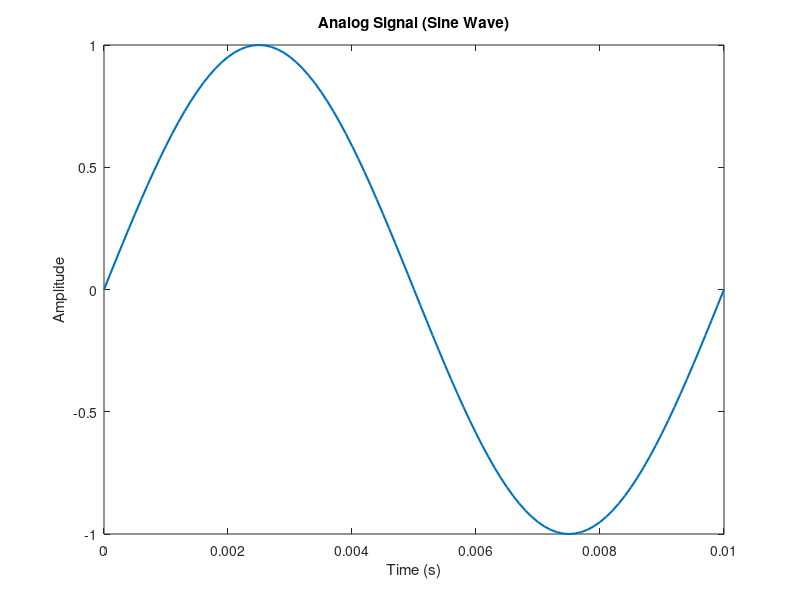
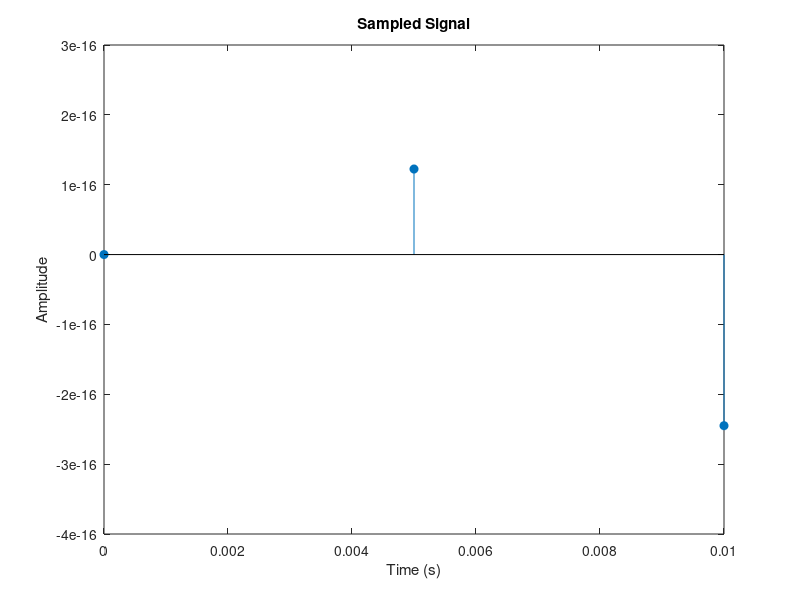
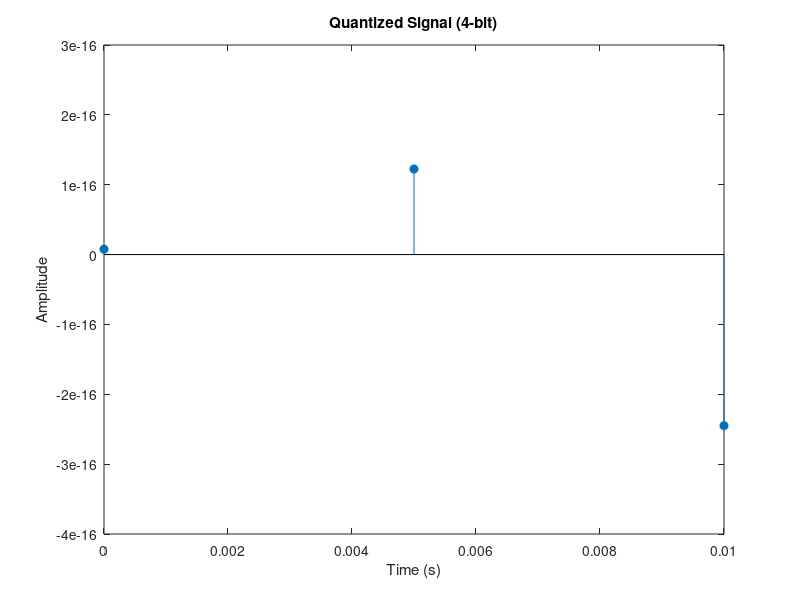

Reproduce these figures in MATLAB, in order.
%% 1. Generate Analog Signal (conceptual)
t = 0:0.0001:0.01;       % very fine step (continuous-like time)
f = 100;                 % frequency = 100 Hz
x_analog = sin(2*pi*f*t);

figure;
plot(t, x_analog, 'LineWidth', 1.5);
title('Analog Signal (Sine Wave)');
xlabel('Time (s)'); ylabel('Amplitude');



%% 2. Sampling
Fs = 200;               % Sampling frequency = 200 Hz
Ts = 1/Fs;               % Sampling period
n = 0:Ts:0.01;           % Discrete sample points
x_sampled = sin(2*pi*f*n);

figure;
stem(n, x_sampled, 'filled');
title('Sampled Signal');
xlabel('Time (s)'); ylabel('Amplitude');



%% 3. Quantization
bits = 4;                           % Number of bits
levels = 2^bits;                    % Quantization levels
x_min = min(x_sampled);
x_max = max(x_sampled);
q_step = (x_max - x_min)/levels;    % Step size

x_index = round((x_sampled - x_min)/q_step); % Map samples to indices
x_quantized = x_index*q_step + x_min;        % Map back to amplitude

figure;
stem(n, x_quantized, 'filled');
title(['Quantized Signal (' num2str(bits) '-bit)']);
xlabel('Time (s)'); ylabel('Amplitude');



%% 4. Encoding (Binary Representation)
binary_codes = dec2bin(x_index, bits); % Convert indices to binary words



%% 5. Digital Bitstream
bitstream = reshape(binary_codes.',1,[]); % Concatenate into one string



%% Summary
fprintf('\nSimulation complete!\n');
fprintf('Analog -> Sampling -> Quantization -> Binary Encoding -> Digital Stream\n');
fprintf('Bits per sample: %d\n', bits);
fprintf('Total samples: %d\n', length(x_sampled));
fprintf('Total bits: %d\n', length(bitstream));